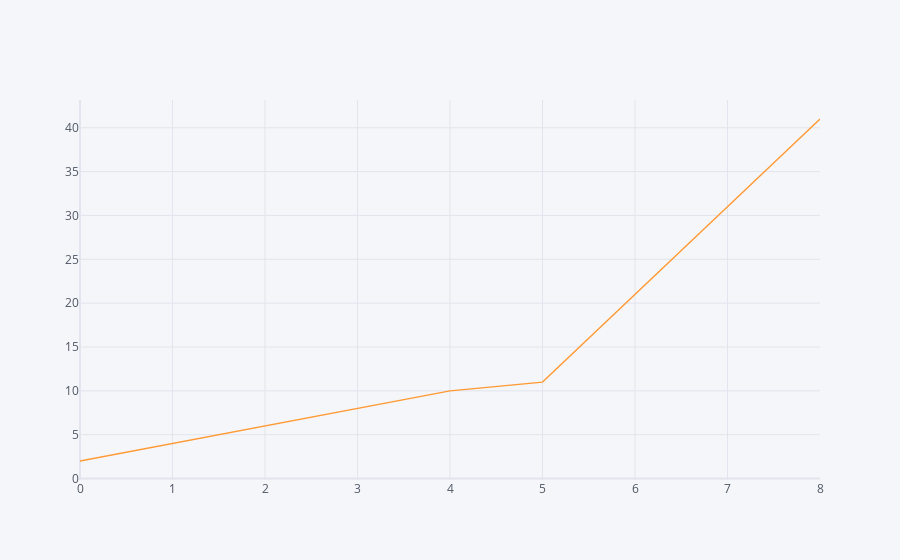

The code cell stored with this chart in its notebook:
### Code cell
pd.Series(b).iplot()

### Figure 1 — Plotly figure (JSON) as saved in the notebook; plotly's stock layout.template omitted (floating-point values rounded to 4 significant figures)
{"data": [{"line": {"color": "rgba(255, 153, 51, 1.0)", "dash": "solid", "shape": "linear", "width": 1.3}, "mode": "lines", "name": "None", "text": "", "type": "scatter", "x": [0, 1, 2, 3, 4, 5, 6, 7, 8], "y": [2, 4, 6, 8, 10, 11, 21, 31, 41]}], "layout": {"legend": {"bgcolor": "#F5F6F9", "font": {"color": "#4D5663"}}, "paper_bgcolor": "#F5F6F9", "plot_bgcolor": "#F5F6F9", "title": {"font": {"color": "#4D5663"}}, "xaxis": {"gridcolor": "#E1E5ED", "showgrid": true, "tickfont": {"color": "#4D5663"}, "title": {"font": {"color": "#4D5663"}, "text": ""}, "zerolinecolor": "#E1E5ED"}, "yaxis": {"gridcolor": "#E1E5ED", "showgrid": true, "tickfont": {"color": "#4D5663"}, "title": {"font": {"color": "#4D5663"}, "text": ""}, "zerolinecolor": "#E1E5ED"}}}
